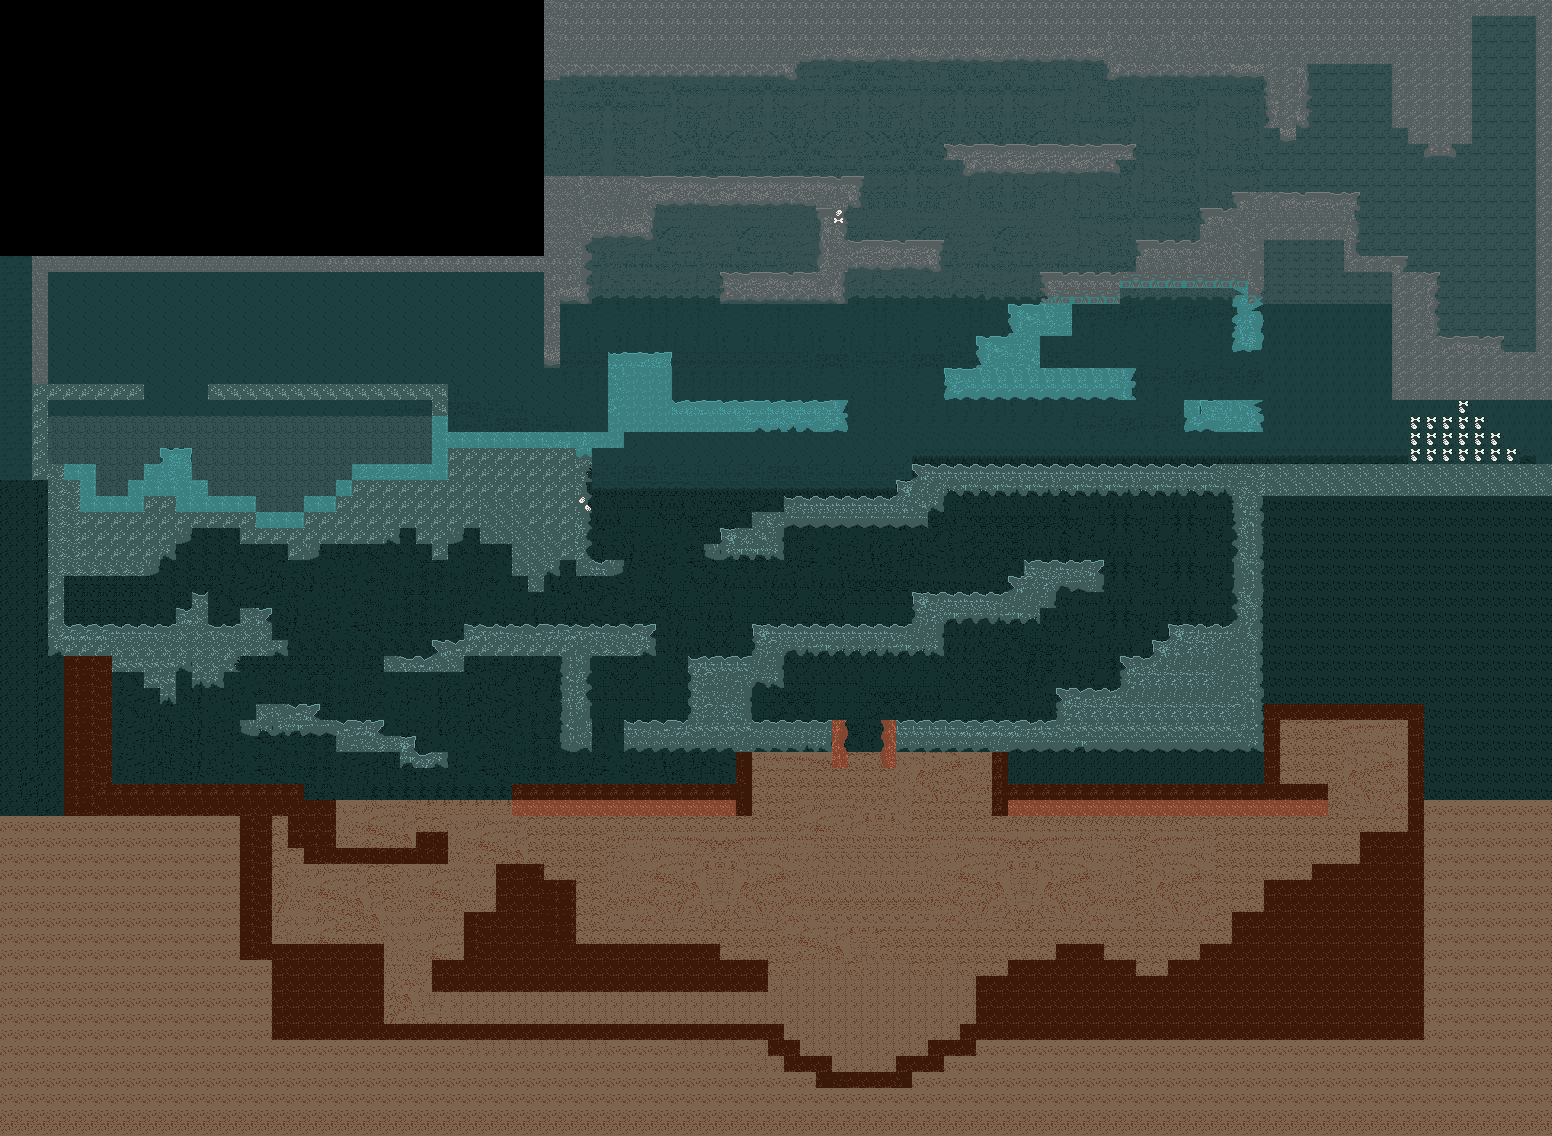

Tiled map render using the project's own tile images. Description and the map definition, with tile-layer contents summarised, below:
An orthogonal 97x71 tile map with 16x16 px tiles, 2 tile layers (Background, Walls), 2 tilesets and 33 objects (8x pointLight, 3x only.spider, 3x directionalLight, 2x only.Nodding_Onion, 2x only.fish, ...).

<map version="1.4" tiledversion="1.4.3" orientation="orthogonal" renderorder="right-down" width="97" height="71" tilewidth="16" tileheight="16" infinite="0" nextlayerid="10" nextobjectid="55">
 <tileset firstgid="1" source="MapPrototypeTileset.tsx" />
 <tileset firstgid="1793" source="../camp/CaveTileSet2.tsx" />
 <layer id="3" name="Background" width="97" height="71">
  <data>[6887 cells, 5490 non-empty, 386 distinct tile ids]</data>
 </layer>
 <layer id="1" name="Walls" width="97" height="71">
  <data>[6887 cells, 1938 non-empty, 252 distinct tile ids]</data>
 </layer>
 <objectgroup id="2" name="ItemObjects">
  <object id="9" name="only.Nodding_Onion" x="1089" y="368">
   <point />
  </object>
  <object id="17" name="only.Nodding_Onion" x="713" y="780.333">
   <point />
  </object>
  <object id="22" name="only.fish" x="411" y="472">
   <point />
  </object>
  <object id="24" name="only.egg" x="1306" y="779">
   <point />
  </object>
  <object id="25" name="only.meat" x="1098" y="140">
   <point />
  </object>
  <object id="26" name="only.water" x="110" y="501">
   <point />
  </object>
  <object id="29" name="only.Calamint" x="1454.65" y="338.838">
   <point />
  </object>
  <object id="30" name="only.Oyster_Mushroom" x="1381.5" y="259.996">
   <point />
  </object>
  <object id="35" name="only.fish" x="864.333" y="1079">
   <point />
  </object>
  <object id="36" name="only.Bay_Nut" x="317" y="797.333">
   <point />
  </object>
 </objectgroup>
 <objectgroup id="9" name="ForagingObjects">
  <object id="50" name="only.Manzanita" x="970.256" y="464.428">
   <point />
  </object>
  <object id="51" name="only.Bay_Nut" x="735.407" y="176.136">
   <point />
  </object>
  <object id="52" name="only.Wolfberry" x="89.5737" y="624.757">
   <point />
  </object>
  <object id="53" name="only.Thimbleberry" x="311.626" y="944.663">
   <point />
  </object>
  <object id="54" name="only.Calamint" x="750.462" y="270.226">
   <point />
  </object>
 </objectgroup>
 <objectgroup id="4" name="PlayerObjects">
  <object id="2" name="PlayerSpawn.Default" x="578" y="176">
   <point />
  </object>
  <object id="13" name="PlayerSpawn.fromCamp" x="578" y="176">
   <point />
  </object>
  <object id="14" name="PlayerSpawn.fromCave" x="578" y="176">
   <point />
  </object>
 </objectgroup>
 <objectgroup id="6" name="EnemyObjects">
  <object id="1" name="only.spider" x="1008.67" y="143">
   <point />
  </object>
  <object id="8" name="only.spider" x="1346.71" y="465">
   <point />
  </object>
  <object id="19" name="only.spider" x="396.333" y="843">
   <point />
  </object>
 </objectgroup>
 <objectgroup id="7" name="AreaObjects">
  <object id="12" name="stateCamp" x="560" y="160" width="64" height="16" />
 </objectgroup>
 <objectgroup id="8" name="LightObjects">
  <object id="38" name="directionalLight" x="575.75" y="104.5">
   <properties>
    <property name="angle" value="35.0" />
    <property name="distance" value="275.0" />
    <property name="falloff" value="0.4" />
    <property name="spread" value="200.0" />
   </properties>
   <point />
  </object>
  <object id="39" name="directionalLight" x="280.278" y="281.92">
   <properties>
    <property name="angle" value="90.0" />
    <property name="distance" value="350.0" />
    <property name="falloff" value="0.4" />
    <property name="spread" value="150.0" />
   </properties>
   <point />
  </object>
  <object id="40" name="directionalLight" x="864.667" y="775.333">
   <properties>
    <property name="angle" value="90.0" />
    <property name="distance" value="500.0" />
    <property name="falloff" value="0.4" />
    <property name="spread" value="150.0" />
   </properties>
   <point />
  </object>
  <object id="41" name="pointLight" x="808" y="231.333">
   <properties>
    <property name="distance" value="100.0" />
    <property name="falloff" value="2.0" />
   </properties>
   <point />
  </object>
  <object id="42" name="pointLight" x="872" y="238.495">
   <properties>
    <property name="distance" value="150.0" />
    <property name="falloff" value="1.0" />
   </properties>
   <point />
  </object>
  <object id="43" name="pointLight" x="1275.33" y="339.333">
   <properties>
    <property name="distance" value="150.0" />
    <property name="falloff" value="1.0" />
   </properties>
   <point />
  </object>
  <object id="44" name="pointLight" x="811.759" y="491.355">
   <properties>
    <property name="distance" value="100.0" />
    <property name="falloff" value="1.0" />
   </properties>
   <point />
  </object>
  <object id="45" name="pointLight" x="680" y="720.667">
   <properties>
    <property name="distance" value="100.0" />
    <property name="falloff" value="1.0" />
   </properties>
   <point />
  </object>
  <object id="47" name="pointLight" x="512.667" y="867.333">
   <properties>
    <property name="distance" value="100.0" />
    <property name="falloff" value="1.0" />
   </properties>
   <point />
  </object>
  <object id="48" name="pointLight" x="606.692" y="557.765">
   <properties>
    <property name="distance" value="100.0" />
    <property name="falloff" value="1.0" />
   </properties>
   <point />
  </object>
  <object id="49" name="pointLight" x="961.223" y="365.069">
   <properties>
    <property name="distance" value="100.0" />
    <property name="falloff" value="1.0" />
   </properties>
   <point />
  </object>
 </objectgroup>
</map>
